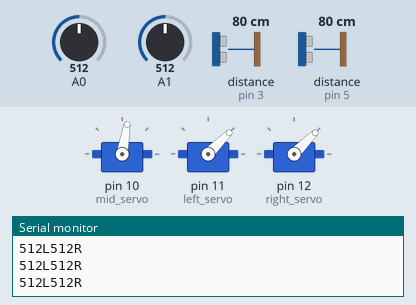
Recording of a sketch running on a simulated Arduino Uno, built with avr-gcc and run on an emulated ATmega328P. Parts: 3 × servo, the last lines printed to the serial monitor. Inputs (shaded band) come from the test bench; at power-on: A0 = 512, distance to the obstacle (sensors on pin 3, pin 5) 80 cm, A1 = 512. The echo pulse lasts 58.3 µs per cm.

Above: at 3.2 s.
3.3 s: A0 set to 716
At 4.0 s:
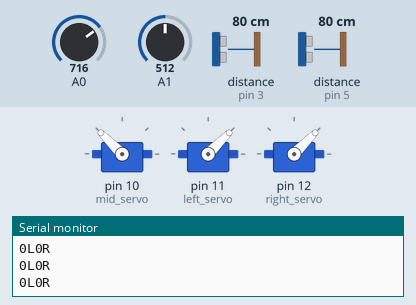
5.2 s: distance to the obstacle (sensor on pin 3) set to 17 cm
6.7 s: distance to the obstacle (sensor on pin 3) set to 14 cm
At 7.74 s:
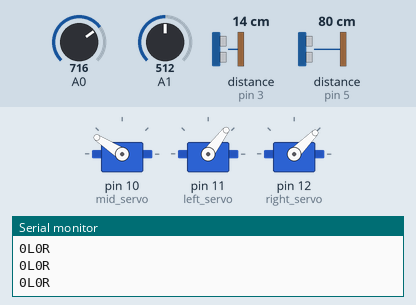
At 8.64 s:
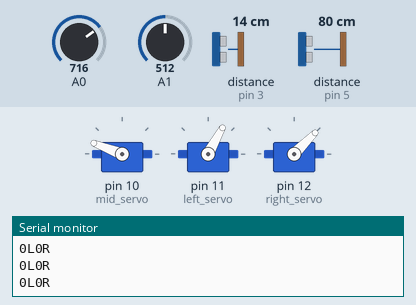
9.7 s: distance to the obstacle (sensor on pin 5) set to 19 cm
At 12.5 s:
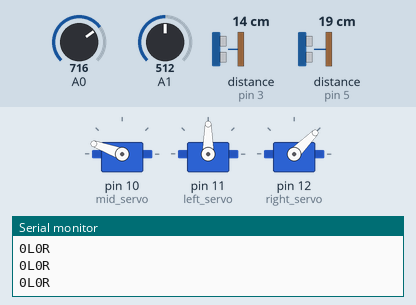
12.7 s: distance to the obstacle (sensor on pin 5) set to 14 cm
14.2 s: distance to the obstacle (sensor on pin 3) set to 18 cm
Timing chart, 0 to 22.0 s (numbered marks = the images above; inputs shaded):
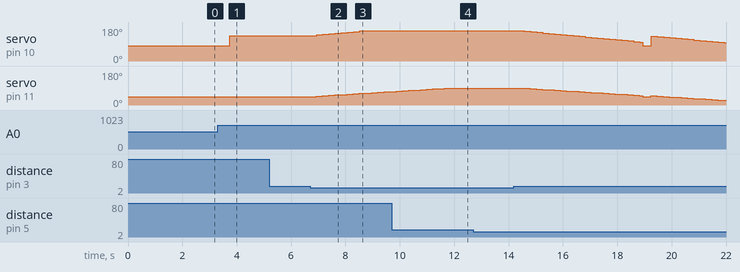

Measured:
- the behaviour switches between 16 and 15 cm on distance to the obstacle (sensor on pin 3) (found by bisection; images 1 and 2)
- after the input at 3.3 s, servo on pin 10 (mid_servo): 80° → 135° after 0.44 s
- after the input at 6.7 s, servo on pin 10 (mid_servo): moves from 135° to 160° over 1.8 s, starting after 0.24 s; servo on pin 11 (left_servo): moves from 45° to 71° over 2.7 s, starting after 0.22 s

The sketch:

final.ino
```cpp
// follow 함수는 http://fribot.blog.me/220454988902 사이트 참고했습니다.


#include <Servo.h> // 모터는 반시계방향이 +방향

#define trigPin_l1 2 // Trigger Pin of left1
#define echoPin_l1 3 // Echo Pin of left1
//letf1
#define trigPin_l2 4 // Trigger Pin of left2
#define echoPin_l2 5 // Echo Pin of left2
//left2
#define trigPin_r1 6 // Trigger Pin of right1
#define echoPin_r1 7 // Echo Pin of right1
//right1
#define trigPin_r2 8 // Trigger Pin of right2
#define echoPin_r2 9 // Echo Pin of right2
//right2

Servo mid_servo; // servo motor of camera
Servo left_servo; // servo motor of left ultrasonic sensors
Servo right_servo; // servo motor of right ultrasonic sensors

int mid_init = 80; // 0~160도 회전, 가운데 80도
int left_init = 45; // 0~90도 회전, 가운데 45도
int right_init = 45; // 0~90도 회전, 가운데 45도
int mid_angle = 80; // 0~160도 회전, 가운데 80도
int left_angle = 45; // 0~90도 회전, 가운데 45도
int right_angle = 45; // 0~90도 회전, 가운데 45도
int limit_distance = 15; // 초음파센서가 측정할 수 있는 최대거리 제한 15cm

int duration_l1,duration_l2,distance_l1,distance_l2; //duration:초음파가 갔다오는데 왕복으로 걸린시간, distance : duration을 2로 나누어 편도로 만들어 초음파속도 나누어주면 초음파센서와 물체가의 거리가 구해진다.
int duration_r1,duration_r2,distance_r1,distance_r2;
int find_l;
int find_r;

int left_val = 0; // 왼쪽 진동센서
int right_val = 0; // 오른쪽 진동센서

int periods = 15000; // 초음파센서가 거리측정하는 최대시간 제한 15초
float pre_time, current_time; // periods만큼 제어하기 위해 time을 받아오기 위한 변수

void setup() {
  Serial.begin (9600);
  //모터 셋팅
  mid_servo.attach(10);
  left_servo.attach(11);
  right_servo.attach(12);

  //모터값 초기화
  mid_servo.write(mid_init);
  left_servo.write(left_init);
  right_servo.write(right_init);
  delay(2000);
}

void loop() {

  left_val = analogRead(0);
  right_val = analogRead(1);
  //진동값 받음

  Serial.print(left_val);
  Serial.print("L");
  Serial.print(right_val);
  Serial.println("R");

  if(left_val < right_val) {
    mid_angle = 45;
  }
  if(left_val > right_val) {
    mid_angle = 135;
  }

  //왼쪽 진동값이 클경우
  pre_time = millis();
  current_time = millis();
  delay(100);
  if(left_val > 20  && (left_val > right_val)){
     while((current_time - pre_time) <= periods){ //10초동안 서보모터 움직임
      //eCube에 들어오는 버퍼값을 0으로 해주기 위함
      Serial.print(0);
      Serial.print("L");
      Serial.print(0);
      Serial.println("R");
      Serial.print(0);
      Serial.print("L");
      Serial.print(0);
      Serial.println("R");
      current_time = millis();
      //초음파 측정
      pinMode(trigPin_l1, OUTPUT);
      digitalWrite(trigPin_l1, LOW);
      delayMicroseconds(2);
      digitalWrite(trigPin_l1, HIGH);
      delayMicroseconds(10);
      digitalWrite(trigPin_l1, LOW);
      pinMode(echoPin_l1, INPUT);
      duration_l1 = pulseIn(echoPin_l1, HIGH);
      distance_l1 = (duration_l1)/2 /29.1;
      delay(100);
      pinMode(trigPin_l2, OUTPUT);
      digitalWrite(trigPin_l2, LOW);
      delayMicroseconds(2);
      digitalWrite(trigPin_l2, HIGH);
      delayMicroseconds(10);
      digitalWrite(trigPin_l2, LOW);
      pinMode(echoPin_l2, INPUT);
      duration_l2 = pulseIn(echoPin_l2, HIGH);
      distance_l2 = (duration_l2)/2 /29.1;
      delay(100);
      //Serial.print("left of left = ");
      //Serial.println(distance_l1);
      //Serial.print("right of left = ");
      //Serial.println(distance_l2);
      followLeft();
      }
  }

  //오른쪽 진동값이 클경우
  pre_time = millis();
  current_time = millis();
  delay(100);
  if(right_val > 20&& (right_val > left_val)){
    while((current_time - pre_time) <= periods){//10초동안 서보모터 움직임
      //eCube에 들어오는 버퍼값을 0으로 해주기 위함
      Serial.print(0);
      Serial.print("L");
      Serial.print(0);
      Serial.println("R");
      Serial.print(0);
      Serial.print("L");
      Serial.print(0);
      Serial.println("R");
      current_time = millis();
      //초음파 측정
      pinMode(trigPin_r1, OUTPUT);
      digitalWrite(trigPin_r1, LOW);
      delayMicroseconds(2);
      digitalWrite(trigPin_r1, HIGH);
      delayMicroseconds(10);
      digitalWrite(trigPin_r1, LOW);
      pinMode(echoPin_r1, INPUT);
      duration_r1 = pulseIn(echoPin_r1, HIGH);
      distance_r1 = (duration_r1)/2 /29.1;
      delay(100);
      pinMode(trigPin_r2, OUTPUT);
      digitalWrite(trigPin_r2, LOW);
      delayMicroseconds(2);
      digitalWrite(trigPin_r2, HIGH);
      delayMicroseconds(10);
      digitalWrite(trigPin_r2, LOW);
      pinMode(echoPin_r2, INPUT);
      duration_r2 = pulseIn(echoPin_r2, HIGH);
      distance_r2 = (duration_r2)/2 /29.1;
      delay(100);
      //Serial.print("left of right = ");
      //Serial.println(distance_r1);
      //Serial.print("right of right = ");
      //Serial.println(distance_r2);
      followRight();
     }
   }

  mid_servo.write(mid_init);
  left_servo.write(left_init);
  right_servo.write(right_init);
}


// http://fribot.blog.me/220454988902 사이트 참고했습니다.

// 왼쪽과 가운데 모터를 돌리기 위한 함수
void followLeft() {

  if((distance_l1 <= limit_distance) || (distance_l2 <= limit_distance)){
    if(distance_l1 + 2 < distance_l2){
      left_angle = left_angle + 2;
      mid_angle = mid_angle + 3;
    }
    if(distance_l2 + 2 < distance_l1){
      left_angle = left_angle - 2;
      mid_angle = mid_angle - 3;
    }
  }
  if(left_angle > 90){
    left_angle = 90;
  }
  if(mid_angle > 160){
    mid_angle = 160;
  }
  if(left_angle < 0 ){
    left_angle = 0;
  }
  if(mid_angle < 0 ){
    mid_angle = 0;
  }

  left_servo.write(left_angle);
  //Serial.print("left_angle = ");
  //Serial.println(left_angle);

  delay(20);
  mid_servo.write(mid_angle);
  //Serial.print("mid_angle = ");
  //Serial.println(mid_angle);
}

// 오른쪽과 가운데 모터를 돌리기 위한 함수
void followRight() {

  if((distance_r1 <= limit_distance) || (distance_r2 <= limit_distance)){
    if(distance_r1 + 2 < distance_r2){
      right_angle = right_angle + 2;
      mid_angle = mid_angle + 3;
    }
    if(distance_r2 + 2 < distance_r1){
      right_angle = right_angle - 2;
      mid_angle = mid_angle - 3;
    }
  }
  if(right_angle > 90){
    right_angle = 90;
  }
  if(mid_angle > 160){
    mid_angle = 160;
  }
  if(right_angle < 0 ){
    right_angle = 0;
  }
  if(mid_angle < 0 ){
    mid_angle = 0;
  }

  //Serial.print("right_angle = ");
  //Serial.println(right_angle);
  right_servo.write(right_angle);

  delay(20);
  //Serial.print("mid_angle = ");
  //Serial.println(mid_angle);
  mid_servo.write(mid_angle);
}

// 공식을 만들어 mid motor의 각도를 구하기 위한 함수, 그러나 이렇게 찾은 각도만큼 모터가 회전하지 않아서 구현하지 못한 부분으로 남겨뒀다.
/*void findMidangle() {
  if(left_val > right_val) {
    mid_angle = 135;
    if(distance_l1 <= limit_distance && distance_l1 >= 0) {
      find_l = distance_l1;
    }
    else if(distance_l2 <= limit_distance && distance_l2 >= 0) {
      find_l = distance_l2;
    }

    mid_angle = atan((find_l*sin(left_angle)+20)/(find_l*cos(left_angle)));
    mid_angle = mid_angle*180/PI + 90;
  }
  else {
    mid_angle = 45;
    if(distance_r1 <= limit_distance && distance_r1 >= 0) {
      find_r = distance_r1;
    }
    else if(distance_r2 <= limit_distance && distance_r2 >= 0) {
      find_r = distance_r2;
    }

    mid_angle = atan((find_r*sin(right_angle))/(find_r*cos(right_angle)+20));
    mid_angle = mid_angle*180/PI;
  }
}*/

// 맨처음에 세웠던 공식으로 차량의 앞과 뒤에 초음파 센서를 달아 mid motor의 각도를 찾고자 했다. 하지만 물체의 측정 범위가 작다는 단점이 있어서 쓰지 않았다.
/*
float distance1 ,distance2, duration1, duration2; // Duration used to calculate distance, distance1 : object and ultrasonic sensor2, distance2 : object and ultrasonic sensor1
float distance3 = 10, distance4 = 10; // distance3 : servo motor and ultrasonic sensor2, distance4 : servo motor and ultrasonic sensor1
float h, s, r, r2; //h:삼각형의 높이, s:세변을 알 때 삼각형의 넓이를 구할 때 쓰는 변수, r:전체삼각형넓이, r2=부분삼각형넓이
float t1, t2;
float theta;

    // servo motor의 theta를 구하기 위한 공식
    s = (distance1 + distance2 + (distance3 + distance4)) / 2;
    r = sqrt(s*(s-distance1)*(s-distance2)*(s-(distance3 + distance4)));
    r2=(r*distance4/(distance3+distance4));
    h=2*r2/distance4;
    t2=sqrt((distance2*distance2)-(h*h));
    t1=distance4-t2;
    theta = atan(h/t1)*180/PI;
    */
```
